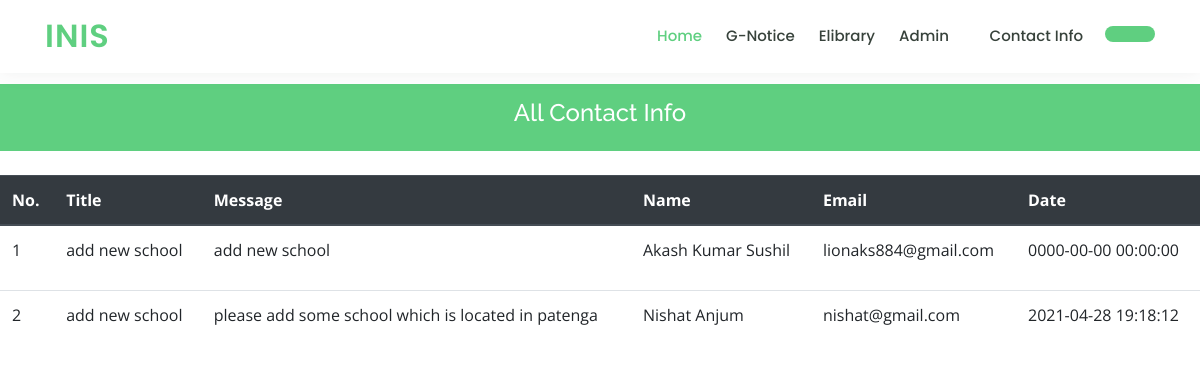
/viewContact.php, run on the app's committed database.
### tables this page shows
CREATE TABLE `tbcontact` (
  `name` varchar(50) NOT NULL,
  `email` varchar(50) NOT NULL,
  `subject` varchar(500) NOT NULL,
  `message` varchar(500) NOT NULL,
  `dateTime` datetime NOT NULL
);

### viewContact.php (the view, shortened to what this page needs)
<?php
include_once('./config/dbConnection.php');
?>
<!DOCTYPE html>
<html lang="en">
<head>
  <link href="assets/vendor/bootstrap/css/bootstrap.min.css" rel="stylesheet">
  <link href="assets/vendor/icofont/icofont.min.css" rel="stylesheet">
  <link href="assets/vendor/boxicons/css/boxicons.min.css" rel="stylesheet">
  <link href="assets/vendor/remixicon/remixicon.css" rel="stylesheet">
  <link href="assets/vendor/owl.carousel/assets/owl.carousel.min.css" rel="stylesheet">
  <link href="assets/vendor/animate.css/animate.min.css" rel="stylesheet">
  <link href="assets/vendor/aos/aos.css" rel="stylesheet">
  <link href="assets/css/style.css" rel="stylesheet">
</head>
<body>
<header>
  <?php include './navbar.php'; ?>
  </header>
    <div class="breadcrumbs" data-aos="fade-in" >
      <div class="container">
        <h4>All Contact Info</h4>
      </div>
    </div>
    <table class="table" style="margin-bottom: 140px;" height="180px">
    <br />
  <thead class="thead-dark">
    <tr>
      <th scope="col">No.</th>
      <th scope="col">Title</th>
      <th scope="col">Message</th>
      <th scope="col">Name</th>
      <th scope="col">Email</th>
      <th scope="col">Date</th>
    </tr>
  </thead>
  <tbody>
    <?php
     $data=mysqli_query($conn,"SELECT * FROM tbcontact");
     $sum=1;
     while($row = mysqli_fetch_array($data))
      {
        echo "<tr>";
        echo "<td>" ;echo $sum; echo "</td>";
        echo "<td>" ;echo $row["subject"]; echo "</td>";
        echo "<td>" ;echo $row["message"]; echo "</td>";
        echo "<td>" ;echo $row["name"]; echo "</td>";
        echo "<td>" ;echo $row["email"]; echo "</td>";
        echo "<td>" ;echo $row["dateTime"]; echo "</td>";
        echo "</tr>";
        $sum= $sum+1;
      }
    ?>
  </tbody>
</table>
</body>
</html>

### assets/css/style.css (style rules this page uses)
body { font-family: "Open Sans", sans-serif; color: #444444; }
h1, h2, h3, h4, h5, h6 { font-family: "Raleway", sans-serif; }
.breadcrumbs { margin-top: 60px; text-align: center; background: #5fcf80; padding: 15px 0; color: #fff; }

### data on the page
tbcontact: subject "add new school", message "add new school", name "Akash Kumar Sushil", email "lionaks884@gmail.com", dateTime "0000-00-00 00:00:00"
tbcontact: subject "add new school", message "please add some school which is located in patenga", name "Nishat Anjum", email "nishat@gmail.com", dateTime "2021-04-28 19:18:12"
